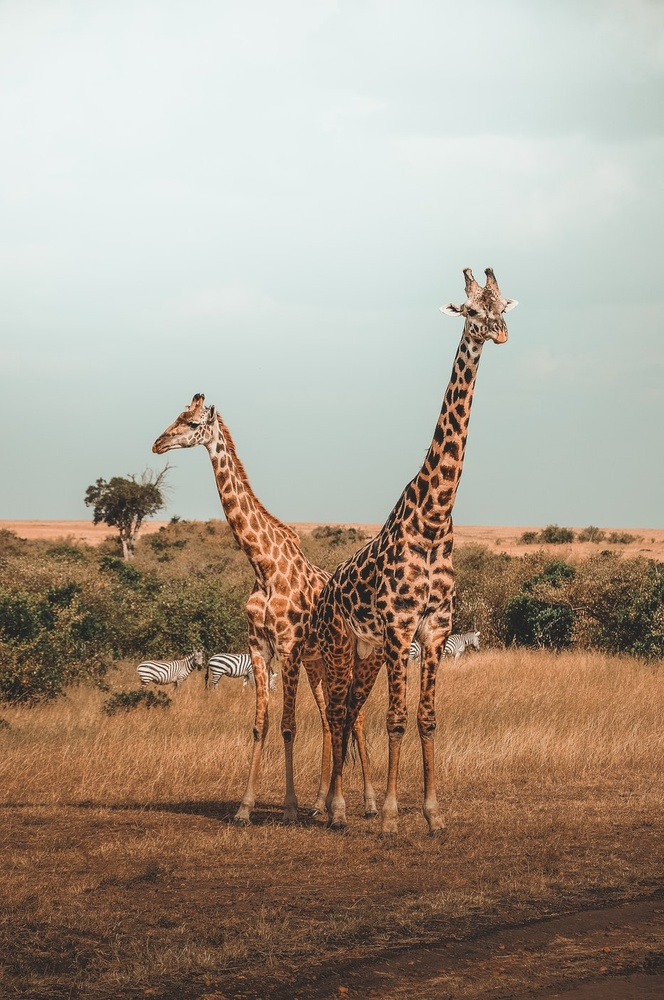
#> input picture DATA/giraffes.jpg, 664 x 1000 px, shrunk from 933 x 1405 before the run, found by its file name
$ jupyter execute 07-Image-Processing-Assessment.ipynb   (shell and % lines are left out)   (older library calls are emulated)
#> lines starting #> are read from the running program, lines starting #| are printed output that depends on the picture; after the words box and inside, x2 and y2 are one past the last pixel; in counts of white or black regions, pixels touching at a corner belong together
# Image Processing Assessment

Complete the tasks in bold below! Feel free to treat this as a code along by skipping this assessment lecture and moving straight to the solutions lecture!

**Some Useful Code is already here for you in the cells below:**

[cell 1]
import cv2
import matplotlib.pyplot as plt
import numpy as np

[cell 2]
def display_img(img,cmap=None):
    fig = plt.figure(figsize=(12,10))
    ax = fig.add_subplot(111)
    ax.imshow(img,cmap)

**TASK: Open and display the giaraffes.jpg image that is located in the DATA folder.**

[cell 3]
img=cv2.imread(r'D:\My Projects\CV_w_opencv_a_deepl\Computer-Vision-with-Python\DATA\giraffes.jpg')
#> img is the input picture: shape (1000, 664, 3); mean B, G, R 141.5, 156.7, 170

[cell 4]
img=cv2.cvtColor(img,cv2.COLOR_BGR2RGB)

[cell 5]
display_img(img)

**TASK:Apply a binary threshold onto the image.**

[cell 6]
img=cv2.imread(r'D:\My Projects\CV_w_opencv_a_deepl\Computer-Vision-with-Python\DATA\giraffes.jpg',0)
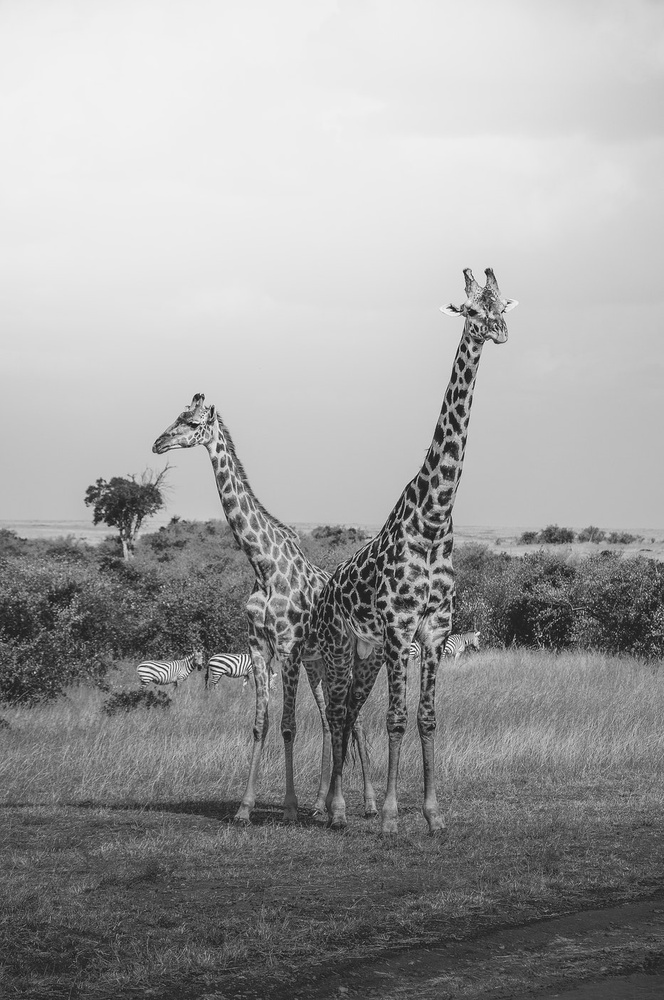
#> img: shape (1000, 664); min 5, max 255, mean 158.9
ret,thresh1=cv2.threshold(img,127,255,cv2.THRESH_BINARY)
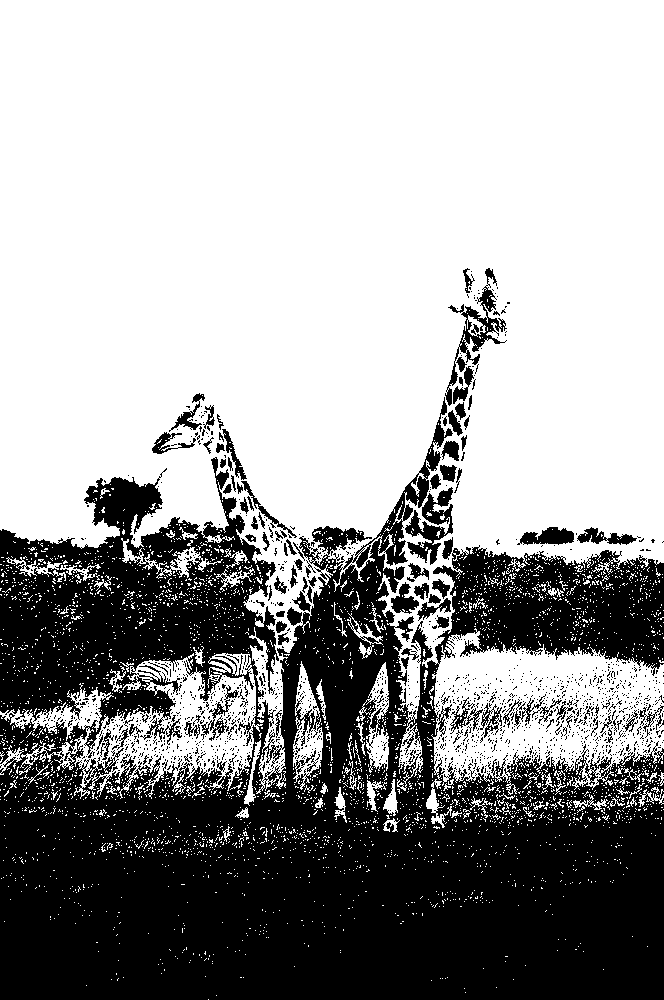
#> thresh1: shape (1000, 664); 62.5% white; 1624 black regions (1515 under 20 px), largest, box (x1, y1, x2, y2) and area: (0, 397, 664, 1000) 231155, (405, 487, 453, 565) 1573, (445, 268, 507, 406) 1519

[cell 7]
display_img(thresh1,cmap='gray')

**TASK: Open the giaraffes.jpg file from the DATA folder and convert its colorspace to  HSV and display the image.**

[cell 8]
img=cv2.imread(r'D:\My Projects\CV_w_opencv_a_deepl\Computer-Vision-with-Python\DATA\giraffes.jpg')

[cell 9]
img=cv2.cvtColor(img,cv2.COLOR_BGR2HSV)
#> img: shape (1000, 664, 3); mean H, S, V 45.8, 68.1, 174.8
display_img(img)

**TASK: Create a low pass filter with a 4 by 4 Kernel filled with values of 1/10 (0.01) and then use 2-D Convolution to blur the giraffer image (displayed in normal RGB)**

[cell 10]
kernel=np.ones(shape=(4,4),dtype=np.float32) / 10

[cell 11]
kernel

[cell 12]
img=cv2.imread(r'D:\My Projects\CV_w_opencv_a_deepl\Computer-Vision-with-Python\DATA\giraffes.jpg',0)
img=cv2.cvtColor(img,cv2.COLOR_BGR2RGB)

[cell 13]
result=cv2.filter2D(img,-1,kernel)
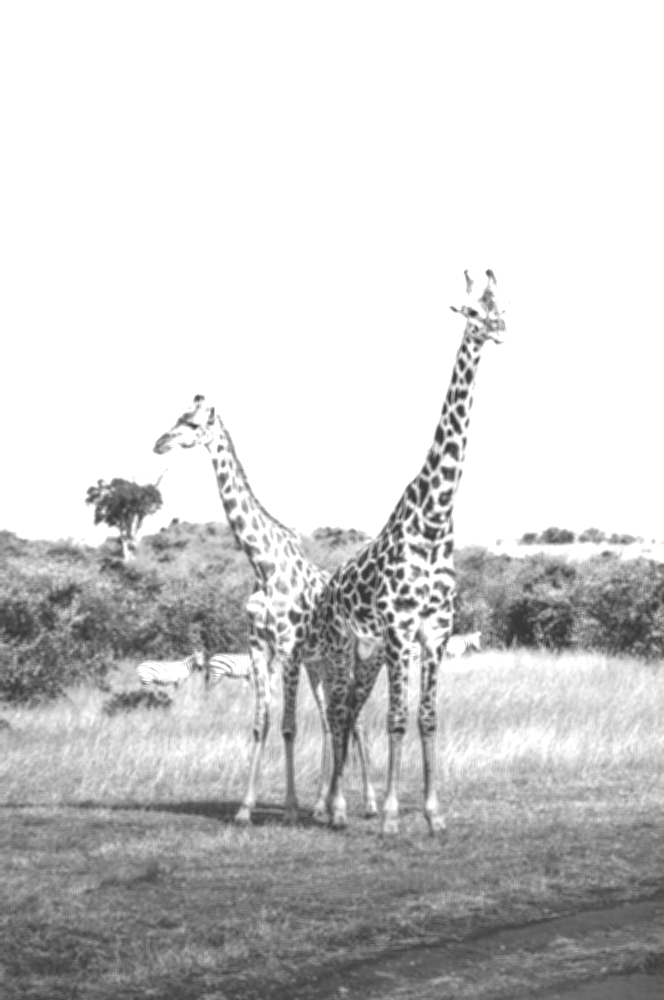
#> result: shape (1000, 664, 3); min 49, max 255, mean 206.2
display_img(result)

**TASK: Create a Horizontal Sobel Filter (sobelx from our lecture) with a kernel size of 5 to the grayscale version of the giaraffes image and then display the resulting gradient filtered version of the image.**

[cell 14]
img=cv2.imread(r'D:\My Projects\CV_w_opencv_a_deepl\Computer-Vision-with-Python\DATA\giraffes.jpg',0)

[cell 15]
sobelx=cv2.Sobel(img,cv2.CV_64F,1,0,ksize=5)
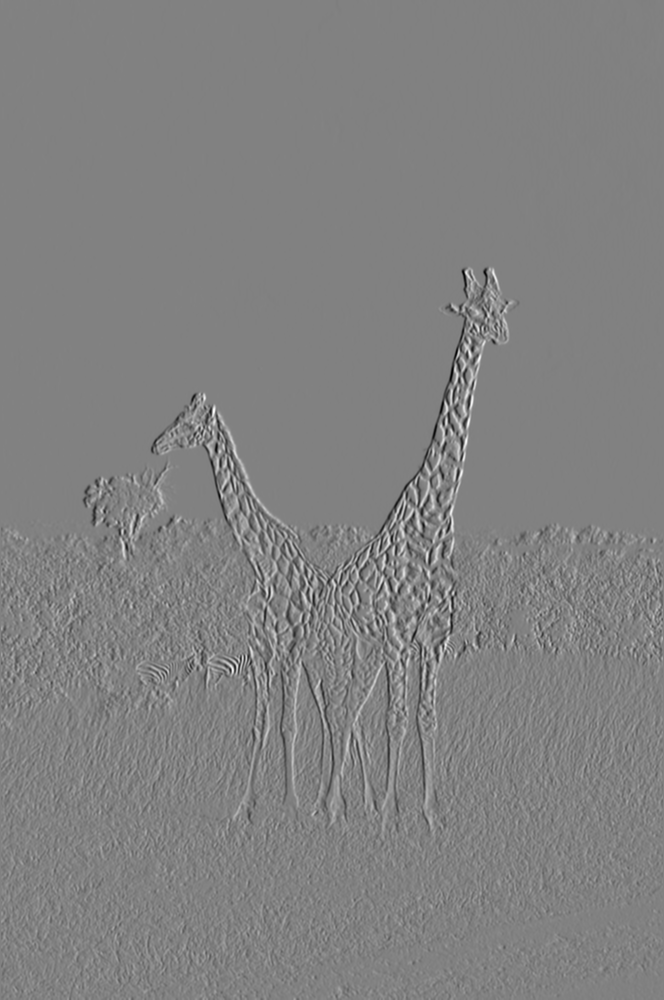
#> sobelx: shape (1000, 664) float64; min -8199, max 7954, mean -1.6; drawn with min black and max white

[cell 16]
display_img(sobelx,cmap='gray')

**TASK: Plot the color histograms for the RED, BLUE, and GREEN channel of the giaraffe image. Pay careful attention to the ordering of the channels.**

[cell 17]
img=cv2.imread(r'D:\My Projects\CV_w_opencv_a_deepl\Computer-Vision-with-Python\DATA\giraffes.jpg')
color=['b','g','r']

for i,col in enumerate(color):
    histr=cv2.calcHist([img],[i],None,[256],[0,256])
    plt.plot(histr,color=col)

plt.title('MY HISTO')
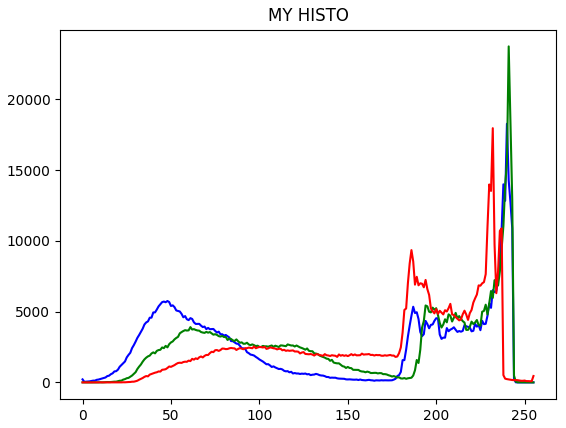
#> figure drawn by matplotlib, 1 panel; curve peaks at x = 240, y = 18275; curve peaks at x = 241, y = 23741; curve peaks at x = 232, y = 17962

$ run again, with DATA/Nadia_Murad.jpg copied over DATA/giraffes.jpg
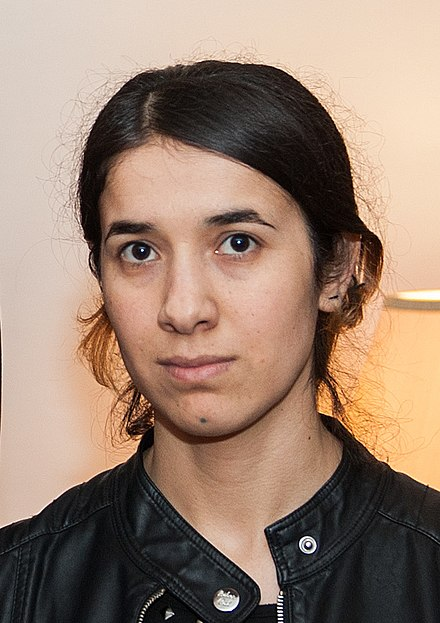
#> input picture DATA/Nadia_Murad.jpg, 440 x 623 px, found by its file name
#> img is the input picture: shape (623, 440, 3); mean B, G, R 112.7, 129.2, 153.8
#> `ret,thresh1=cv2.threshold(img,127,255,cv2.THRESH_BINARY)`:
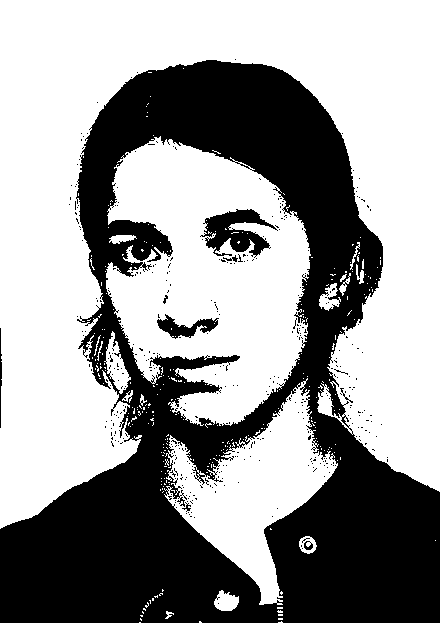
#> thresh1: shape (623, 440); 60.3% white; 403 black regions (394 under 20 px), largest, box (x1, y1, x2, y2) and area: (0, 60, 440, 623) 105257, (200, 209, 278, 258) 1831, (157, 314, 219, 339) 662
#> `[cell 17] img=cv2.imread(r'D:\My Projects\CV_w_opencv_a_deepl\Computer..`:
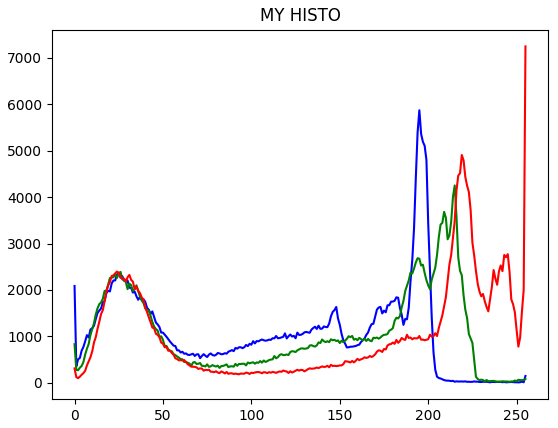
#> figure drawn by matplotlib, 1 panel; curve peaks at x = 195, y = 5871; curve peaks at x = 215, y = 4251; curve peaks at x = 255, y = 7247

$ run again, with DATA/ReceiptSwiss.jpg copied over DATA/giraffes.jpg
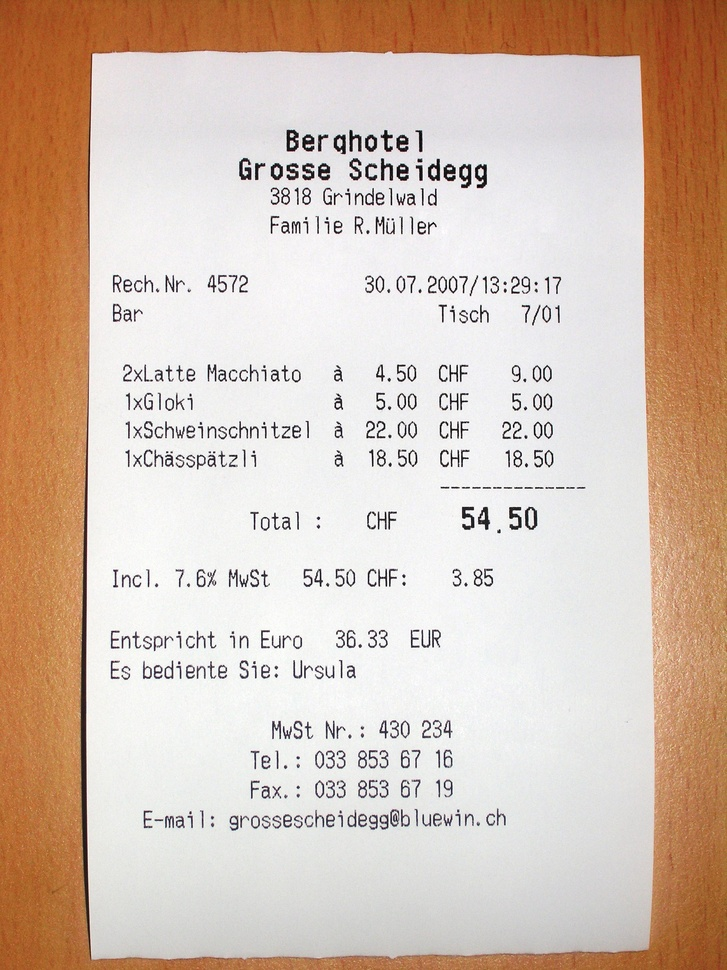
#> input picture DATA/ReceiptSwiss.jpg, 727 x 970 px, shrunk from 2448 x 3264 before the run, found by its file name
#> img is the input picture: shape (970, 727, 3); mean B, G, R 179.4, 193.6, 213.9
#> `ret,thresh1=cv2.threshold(img,127,255,cv2.THRESH_BINARY)`:
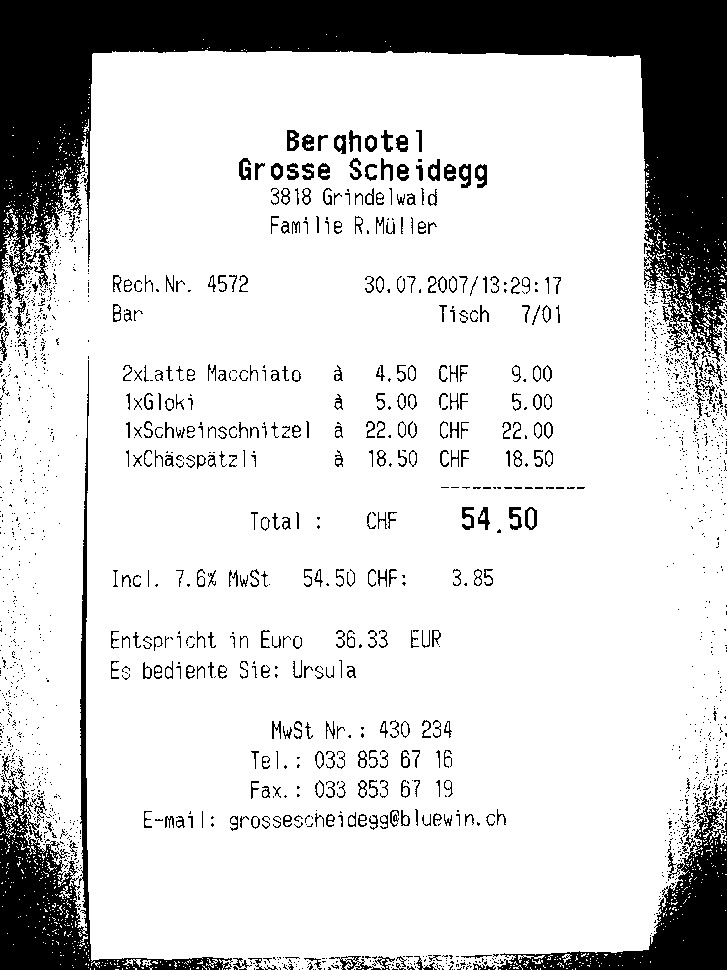
#> thresh1: shape (970, 727); 82.6% white; 1937 black regions (1579 under 20 px), largest, box (x1, y1, x2, y2) and area: (0, 0, 727, 385) 75429, (0, 360, 233, 970) 13740, (497, 791, 727, 970) 10479
#> `[cell 17] img=cv2.imread(r'D:\My Projects\CV_w_opencv_a_deepl\Computer..`:
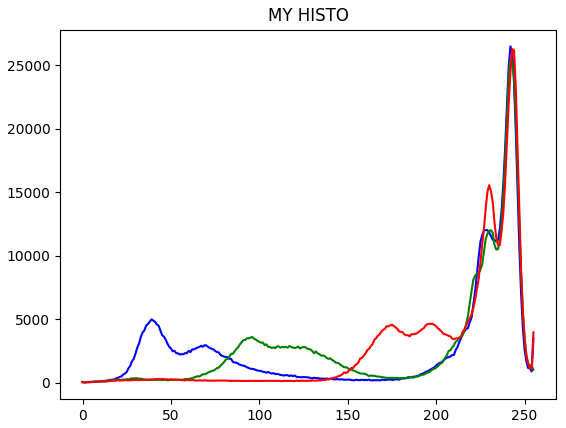
#> figure drawn by matplotlib, 1 panel; curve peaks at x = 242, y = 26478; curve peaks at x = 242, y = 25489; curve peaks at x = 243, y = 26265
